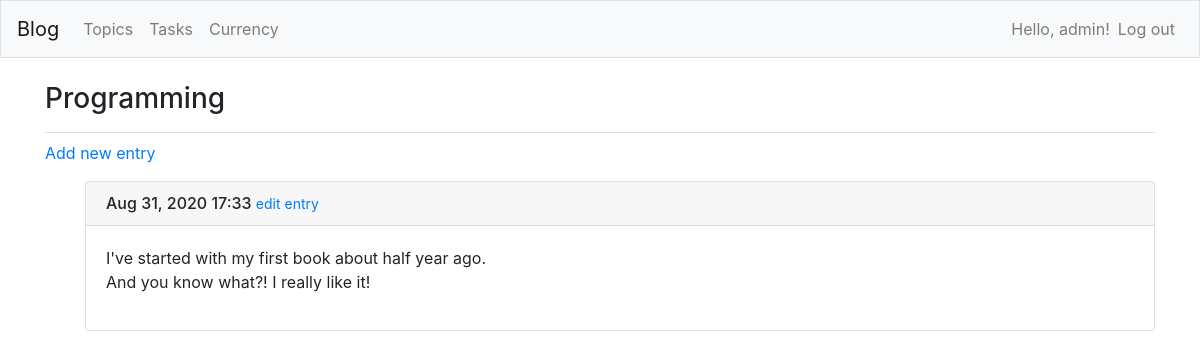
The page /blog/topic/16 (signed in) on the database as committed earlier.
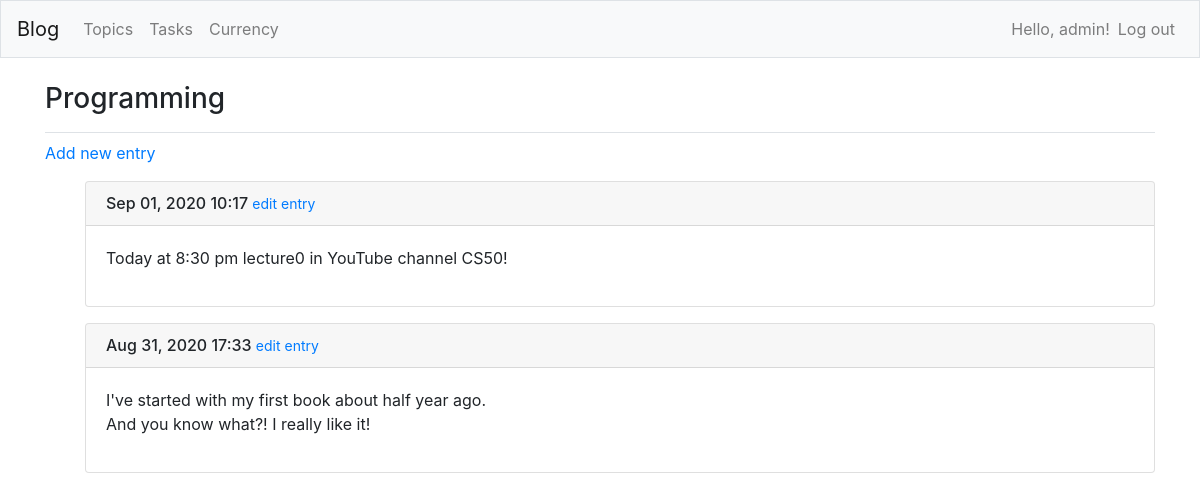
The same page on the database as committed later.
### blog/models.py (models this page shows, shortened)
class Entry(models.Model):
    topic = models.ForeignKey(Topic, on_delete=models.CASCADE)
    text = models.TextField()
    date_added = models.DateTimeField(auto_now_add=True)
    class Meta:
        verbose_name_plural = 'entries'

### blog/views.py (the view)
# urls.py: path('topic/<int:topic_id>', views.topic, name='topic'),
@login_required
def topic(request, topic_id):
    topic = get_object_or_404(Topic, id=topic_id)
    check_topic_owner(topic.owner, request.user)
    entries = topic.entry_set.order_by('-date_added')
    tags = topic.tag.all()
    return render(request, 'blog/topic.html', {
        'topic': topic,
        'entries': entries,
        'tags': tags
    })

### blog/models.py (called while the page is built)
    def __str__(self):
        return self.text

### blog/views.py (called while the page is built)
def check_topic_owner(owner, user):
    if owner != user:
        raise Http404

### blog/templates/blog/topic.html (shortened to what this page needs)
{% extends 'blog/layout.html' %}
{% block page_header %}
    <h3>{{ topic }}</h3>
{% endblock page_header %}
{% block body %}
    <p>
        <a href="{% url 'blog:new_entry' topic.id %}">Add new entry</a>
    </p>
    <ul>
    {% for entry in entries %}
        <div class="card mb-3">
            <h6 class="card-header">
                {{ entry.date_added|date:'M d, Y H:i' }}
                <small><a href="{% url 'blog:edit_entry' entry.id %}">edit entry</a></small>
            </h6>
            <div class="card-body">
                {{ entry.text|linebreaks }}
            </div>
        </div>
    {% empty %}
        <p>There are no entries for this topic yet.</p>
    {% endfor %}
{% endblock %}

Rows that differ between the two databases and show on the page:
added Entry: date_added "Sep 01, 2020 10:17", text "Today at 8:30 pm lecture0 in YouTube channel CS50!"
